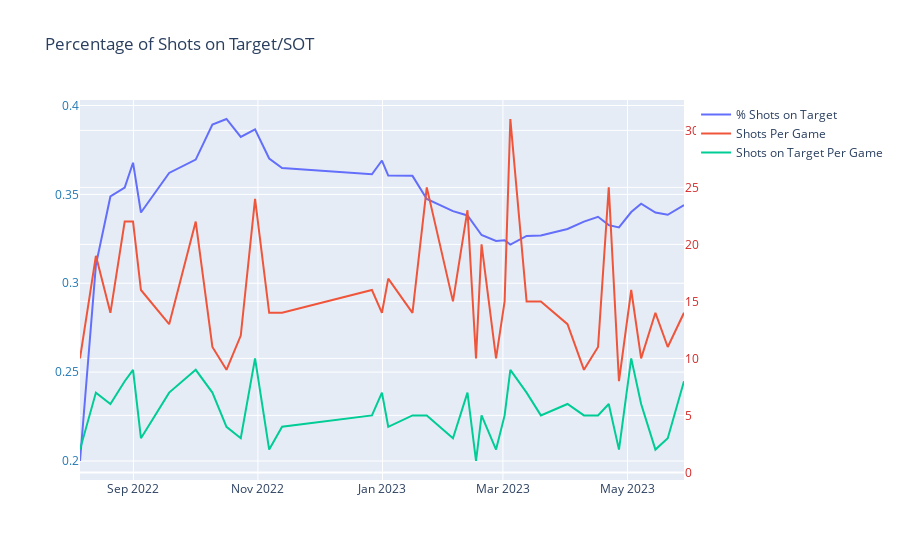

The notebook cell saved with this chart:
### Code cell
# Assuming your DataFrame is called 'df' with columns 'datetime' and 'data'

fig = go.Figure()
fig.add_trace(
    go.Scatter(x=a_df['Datetime'], y=a_df['pct of SOT'], name="% Shots on Target")
)

fig.add_trace(
    go.Scatter(x=a_df['Datetime'], y=a_df['STPG'], name="Shots Per Game",yaxis="y3")
)
fig.add_trace(go.Scatter(x=a_df['Datetime'],y=a_df['SOTPG'],name="Shots on Target Per Game",yaxis="y3"))
# Customize the plot (optional)
fig.update_layout(
    title="Percentage of Shots on Target/SOT",
)
fig.update_layout( yaxis=dict(
        titlefont=dict(
            color="#1f77b4"
        ),
        tickfont=dict(
            color="#1f77b4"
        )
    ),
    yaxis2=dict(
        titlefont=dict(
            color="#ff7f0e"
        ),
        tickfont=dict(
            color="#ff7f0e"
        ),
        anchor="free",
        overlaying="y",
        side="right",
        position=0.15
    ),
    yaxis3=dict(
        titlefont=dict(
            color="#d62728"
        ),
        tickfont=dict(
            color="#d62728"
        ),
        anchor="x",
        overlaying="y",
        side="right"
    ),)
# Display the plot
fig.show()

### Figure 1 — Plotly figure (JSON) as saved in the notebook; plotly's stock layout.template omitted (floating-point values rounded to 4 significant figures)
{"data": [{"name": "% Shots on Target", "type": "scatter", "x": ["2022-08-05T20:00:00", "2022-08-13T15:00:00", "2022-08-20T17:30:00", "2022-08-27T17:30:00", "2022-08-31T19:30:00", "2022-09-04T16:30:00", "2022-09-18T12:00:00", "2022-10-01T12:30:00", "2022-10-09T16:30:00", "2022-10-16T14:00:00", "2022-10-23T14:00:00", "2022-10-30T14:00:00", "2022-11-06T12:00:00", "2022-11-12T19:45:00", "2022-12-26T20:00:00", "2022-12-31T17:30:00", "2023-01-03T19:45:00", "2023-01-15T16:30:00", "2023-01-22T16:30:00", "2023-02-04T12:30:00", "2023-02-11T15:00:00", "2023-02-15T19:30:00", "2023-02-18T12:30:00", "2023-02-25T15:00:00", "2023-03-01T19:45:00", "2023-03-04T15:00:00", "2023-03-12T14:00:00", "2023-03-19T14:00:00", "2023-04-01T15:00:00", "2023-04-09T16:30:00", "2023-04-16T14:00:00", "2023-04-21T20:00:00", "2023-04-26T20:00:00", "2023-05-02T20:00:00", "2023-05-07T16:30:00", "2023-05-14T16:30:00", "2023-05-20T17:30:00", "2023-05-28T16:30:00"], "y": [0.2, 0.3103, 0.3488, 0.3538, 0.3678, 0.3398, 0.3621, 0.3696, 0.3893, 0.3924, 0.3824, 0.3866, 0.3702, 0.3649, 0.3613, 0.369, 0.3606, 0.3604, 0.3474, 0.3406, 0.3382, 0.3315, 0.3271, 0.3238, 0.3242, 0.3218, 0.3266, 0.3268, 0.3305, 0.3347, 0.3374, 0.3327, 0.3314, 0.3401, 0.3448, 0.3398, 0.3385, 0.344]}, {"name": "Shots Per Game", "type": "scatter", "x": ["2022-08-05T20:00:00", "2022-08-13T15:00:00", "2022-08-20T17:30:00", "2022-08-27T17:30:00", "2022-08-31T19:30:00", "2022-09-04T16:30:00", "2022-09-18T12:00:00", "2022-10-01T12:30:00", "2022-10-09T16:30:00", "2022-10-16T14:00:00", "2022-10-23T14:00:00", "2022-10-30T14:00:00", "2022-11-06T12:00:00", "2022-11-12T19:45:00", "2022-12-26T20:00:00", "2022-12-31T17:30:00", "2023-01-03T19:45:00", "2023-01-15T16:30:00", "2023-01-22T16:30:00", "2023-02-04T12:30:00", "2023-02-11T15:00:00", "2023-02-15T19:30:00", "2023-02-18T12:30:00", "2023-02-25T15:00:00", "2023-03-01T19:45:00", "2023-03-04T15:00:00", "2023-03-12T14:00:00", "2023-03-19T14:00:00", "2023-04-01T15:00:00", "2023-04-09T16:30:00", "2023-04-16T14:00:00", "2023-04-21T20:00:00", "2023-04-26T20:00:00", "2023-05-02T20:00:00", "2023-05-07T16:30:00", "2023-05-14T16:30:00", "2023-05-20T17:30:00", "2023-05-28T16:30:00"], "y": [10, 19, 14, 22, 22, 16, 13, 22, 11, 9, 12, 24, 14, 14, 16, 14, 17, 14, 25, 15, 23, 10, 20, 10, 15, 31, 15, 15, 13, 9, 11, 25, 8, 16, 10, 14, 11, 14], "yaxis": "y3"}, {"name": "Shots on Target Per Game", "type": "scatter", "x": ["2022-08-05T20:00:00", "2022-08-13T15:00:00", "2022-08-20T17:30:00", "2022-08-27T17:30:00", "2022-08-31T19:30:00", "2022-09-04T16:30:00", "2022-09-18T12:00:00", "2022-10-01T12:30:00", "2022-10-09T16:30:00", "2022-10-16T14:00:00", "2022-10-23T14:00:00", "2022-10-30T14:00:00", "2022-11-06T12:00:00", "2022-11-12T19:45:00", "2022-12-26T20:00:00", "2022-12-31T17:30:00", "2023-01-03T19:45:00", "2023-01-15T16:30:00", "2023-01-22T16:30:00", "2023-02-04T12:30:00", "2023-02-11T15:00:00", "2023-02-15T19:30:00", "2023-02-18T12:30:00", "2023-02-25T15:00:00", "2023-03-01T19:45:00", "2023-03-04T15:00:00", "2023-03-12T14:00:00", "2023-03-19T14:00:00", "2023-04-01T15:00:00", "2023-04-09T16:30:00", "2023-04-16T14:00:00", "2023-04-21T20:00:00", "2023-04-26T20:00:00", "2023-05-02T20:00:00", "2023-05-07T16:30:00", "2023-05-14T16:30:00", "2023-05-20T17:30:00", "2023-05-28T16:30:00"], "y": [2, 7, 6, 8, 9, 3, 7, 9, 7, 4, 3, 10, 2, 4, 5, 7, 4, 5, 5, 3, 7, 1, 5, 2, 5, 9, 7, 5, 6, 5, 5, 6, 2, 10, 6, 2, 3, 8], "yaxis": "y3"}], "layout": {"title": {"text": "Percentage of Shots on Target/SOT"}, "yaxis": {"tickfont": {"color": "#1f77b4"}, "title": {"font": {"color": "#1f77b4"}}}, "yaxis2": {"anchor": "free", "overlaying": "y", "position": 0.15, "side": "right", "tickfont": {"color": "#ff7f0e"}, "title": {"font": {"color": "#ff7f0e"}}}, "yaxis3": {"anchor": "x", "overlaying": "y", "side": "right", "tickfont": {"color": "#d62728"}, "title": {"font": {"color": "#d62728"}}}}}
